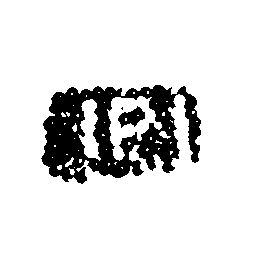
//> input picture HWcoding/Image/Binary/1.png, 256 x 256 px
$ ./HW3   (built with g++ and OpenCV 4)
//> lines starting //> are read from the running program, lines starting //| are printed output that depends on the picture; after the words box and inside, x2 and y2 are one past the last pixel; in counts of white or black regions, pixels touching at a corner belong together
#include<opencv2/opencv.hpp>
#include<time.h>
#include<cmath>

#define COLOR_BLACK 0
#define COLOR_GRAY 128
#define COLOR_WHITE 255

using namespace std;
using namespace cv;

class QuadTreeImage {
private:
	const string BINARY_FOLDER = "../Image/Binary/", QUADTREE_FOLDER = "../Image/QuadTree/";
	Mat _image, _grayImage, _binaryImage, _quadTreeImage;
	string _name;
	int _imageRows, _imageCols;
	int _layer;

public:
	// 類別初始化
	QuadTreeImage(Mat image, string name) {
		_name = name;
		_image = image;
		initialize();
	}

	// 類別初始化
	void initialize() {
		_imageRows = _image.rows;
		_imageCols = _image.cols;
		_grayImage = Mat(_imageRows, _imageCols, CV_8UC1);
		_binaryImage = Mat(_imageRows, _imageCols, CV_8UC1);
		_quadTreeImage = Mat(_imageRows, _imageCols, CV_8UC1, COLOR_GRAY);
	}

	// 設定灰階化圖像
	void updateGrayScaleImage() {
		const uchar* imagePtr;
		uchar* gray;
		for (int row = 0; row < _imageRows; ++row) {
			imagePtr = _image.ptr<uchar>(row);
			gray = _grayImage.ptr<uchar>(row);
			for (int col = 0; col < _imageCols; ++col) {
				uchar blue = *imagePtr++, green = *imagePtr++, red = *imagePtr++;
				*gray++ = (0.3 * red) + (0.59 * green) + (0.11 * blue);
			}
		}
		//imshow(_name + " gray", _grayImage);
	}

	// 依門檻值設定二值化影像
	void updateBinaryImage(const int& threshold) {
		updateGrayScaleImage();
		const uchar* imagePtr;
		uchar* binary;
		for (int row = 0; row < _imageRows; ++row) {
			imagePtr = _grayImage.ptr<uchar>(row);
			binary = _binaryImage.ptr<uchar>(row);
			for (int col = 0; col < _imageCols; ++col) {
				*binary++ = (*imagePtr++ >= threshold) ? 255 : 0;
			}
		}
		imshow(_name + " original", _binaryImage);
		imwrite(BINARY_FOLDER + _name, _binaryImage);
	}

	// 取得特定範圍的所有二階值
	vector<uchar> getBinaryImageValueList(const Point2i& pointBegin, const Point2i& pointEnd) {
		vector<uchar> pixels;
		const uchar* binaryPtr;
		for (int x = pointBegin.x; x < pointEnd.x; x++) {
			binaryPtr = _binaryImage.ptr<uchar>(x) + pointBegin.y;
			for (int y = pointBegin.y; y < pointEnd.y; y++) {
				pixels.push_back(*binaryPtr++);
			}
		}
		return pixels;
	}

	// 判斷2x2像素是否同色 並回傳白、灰或黑
	uchar getMergeColor(const vector<uchar> pixels) {
		int average = 0;
		for (const uchar& pixel : pixels) {
			average += pixel;
		}
		average /= pixels.size();
		return (average == COLOR_BLACK || average == COLOR_WHITE) ? average : COLOR_GRAY;
	}

	// 更新 Quad tree image 部分區塊
	void updateQuadTreeImage(const Point2i& pointBegin, const Point2i& pointEnd, const uchar& color) {
		uchar* resultPtr;
		for (int x = pointBegin.x; x < pointEnd.x; x++) {
			resultPtr = _quadTreeImage.ptr<uchar>(x);
			resultPtr += pointBegin.y;
			for (int y = pointBegin.y; y < pointEnd.y; y++) {
				*resultPtr++ = color;
			}
		}
	}

	// 用遞迴方式創造指定 Layer 的 QuadTree 並儲存結果圖像
	void updateQuadTreeRecursively(int treeHeight, const Point2i pointBegin, const Point2i pointEnd) {
		vector<uchar> pixels = this->getBinaryImageValueList(pointBegin, pointEnd);
		uchar mergedColor = this->getMergeColor(pixels);
		if (mergedColor == COLOR_BLACK || mergedColor == COLOR_WHITE || treeHeight == 0) {
			this->updateQuadTreeImage(pointBegin, pointEnd, mergedColor);
		}
		if (mergedColor == COLOR_GRAY && treeHeight != 0) {
			int midX = (pointBegin.x + pointEnd.x) / 2, midY = (pointBegin.y + pointEnd.y) / 2;
			--treeHeight;
			updateQuadTreeRecursively(treeHeight, Point2i(pointBegin.x, pointBegin.y), Point2i(midX, midY));
			updateQuadTreeRecursively(treeHeight, Point2i(midX, pointBegin.y), Point2i(pointEnd.x, midY));
			updateQuadTreeRecursively(treeHeight, Point2i(pointBegin.x, midY), Point2i(midX, pointEnd.y));
			updateQuadTreeRecursively(treeHeight, Point2i(midX, midY), Point2i(pointEnd.x, pointEnd.y));
		}
	}

	// 以指定 Layer 數更新 Quad tree image
	void updateQuadTreeImage(int layer) {
		_layer = layer;
		_quadTreeImage = Mat(_imageRows, _imageCols, CV_8UC1, 255);
		updateQuadTreeRecursively(layer, Point2i(0, 0), Point2i(_imageRows, _imageCols));
	}

	// 儲存並顯示 Quad tree image
	void saveQuadTreeImage() {
		size_t dot_pos = _name.rfind('.');
		string fileLayerName = _name.substr(0, dot_pos) + "(Layer_" + to_string(_layer) + ")" + _name.substr(dot_pos);
		imshow(fileLayerName, _quadTreeImage);
		imwrite(QUADTREE_FOLDER + fileLayerName, _quadTreeImage);
	}
};

class ImageInfo {
public:
	string Name;
	int BinaryThreshold;

	ImageInfo(string name, int binaryThreshold) {
		this->Name = name;
		this->BinaryThreshold = binaryThreshold;
	}
};

int main() {
	cout << "[Main] Start to processing images, please wait..." << endl;

	// 設定各圖像處理參數
	vector<ImageInfo> imageInfoList{
		ImageInfo("1.png", 135),
		ImageInfo("2.png", 245),
		ImageInfo("3.png", 155),
		ImageInfo("4.png", 254),

	};

	// 執行各圖像處理
	for (ImageInfo& imageInfo : imageInfoList) {
		Mat image = imread("../Image/Source/" + imageInfo.Name);
//> image is the input picture: 256 rows x 256 cols, CV_8UC3; 87% white; 3 black regions (1 under 20 px), largest, box (x1, y1, x2, y2) and area: (41, 85, 201, 184) 8213, (118, 106, 145, 128) 321
		QuadTreeImage quadTreeImage = QuadTreeImage(image, imageInfo.Name);
//> imageInfo.Name = "1.png"
		quadTreeImage.updateBinaryImage(imageInfo.BinaryThreshold);
//> imageInfo.BinaryThreshold = 135
		int layerTotal = log2(image.rows);
//> layerTotal = 8
		for (int i = 1; i <= layerTotal; i++) {
			quadTreeImage.updateQuadTreeImage(i);
			quadTreeImage.saveQuadTreeImage();
		}
//> this loop made 8 passes
//> pass 2, in saveQuadTreeImage (call 2), `imshow(fileLayerName, _quadTreeImage);`:
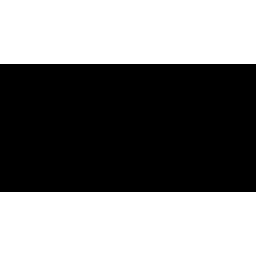
//> window '1(Layer_2).png': 256 rows x 256 cols, CV_8UC1; values 128 (black) and 255 (white), 50% white; 2 white regions, box (x1, y1, x2, y2) and area: (0, 0, 256, 64) 16384, (0, 192, 256, 256) 16384
//> pass 3 of the loop `for (ImageInfo& imageInfo : imageInfoList)`:
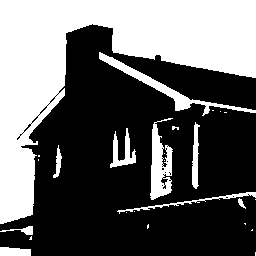
//> input picture HWcoding/Image/Binary/3.png, 256 x 256 px
//> image is the input picture: 256 rows x 256 cols, CV_8UC3; 38.9% white; 26 white regions (16 under 20 px), largest, box (x1, y1, x2, y2) and area: (0, 0, 256, 224) 21521, (99, 52, 256, 116) 1160, (150, 118, 173, 200) 1089
//> imageInfo.Name = "3.png"
//> imageInfo.BinaryThreshold = 155
//> the loop `for (int i = 1; i <= layerTotal; i++)` made 8 passes
//> pass 2, in saveQuadTreeImage (call 19), `imshow(fileLayerName, _quadTreeImage);`:
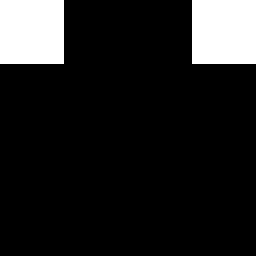
//> window '3(Layer_2).png': 256 rows x 256 cols, CV_8UC1; values 128 (black) and 255 (white), 12.5% white; 2 white regions, box (x1, y1, x2, y2) and area: (0, 0, 64, 64) 4096, (192, 0, 256, 64) 4096
//> the loop made 4 passes; the first 3 are shown
	}
	cout << "[Main] All image processing complete." << endl;
	cv::waitKey();
	cv::destroyAllWindows();
	return 0;
}
